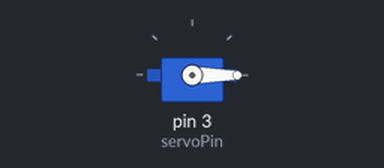
A sketch run on a simulated Arduino Uno, built with avr-gcc and run on an emulated ATmega328P. Parts: servo.

Above: at 0.05 s.
At 0.55 s:
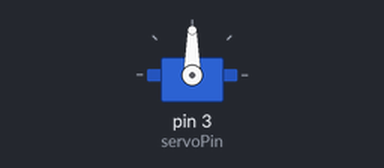
At 0.9 s:
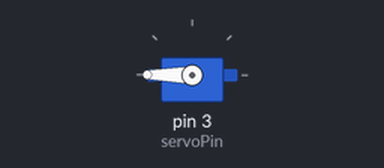
Timing chart, 0 to 3.0 s (numbered marks = the images above):
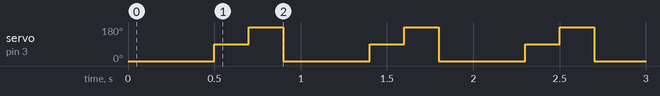

Measured:
- by itself, servo on pin 3 (servoPin): repeats every 0.90 s: 180° 0.20 s, 0° 0.50 s, 90° 0.20 s

The sketch:

servo.ino
```cpp
#include <Servo.h>  // Include the Servo library
int servoPin = 3;  // Declare the Servo pin
Servo Servo1;  // Create a servo object

void setup() {
  Servo1.attach(servoPin); // We need to attach the servo to the used pin number
}

void loop(){
  Servo1.write(0); // Make servo go to 0 degrees
  delay(500);
  Servo1.write(90); // Make servo go to 90 degrees
  delay(200);
  Servo1.write(180); // Make servo go to 180 degrees
  delay(200);
}
```
